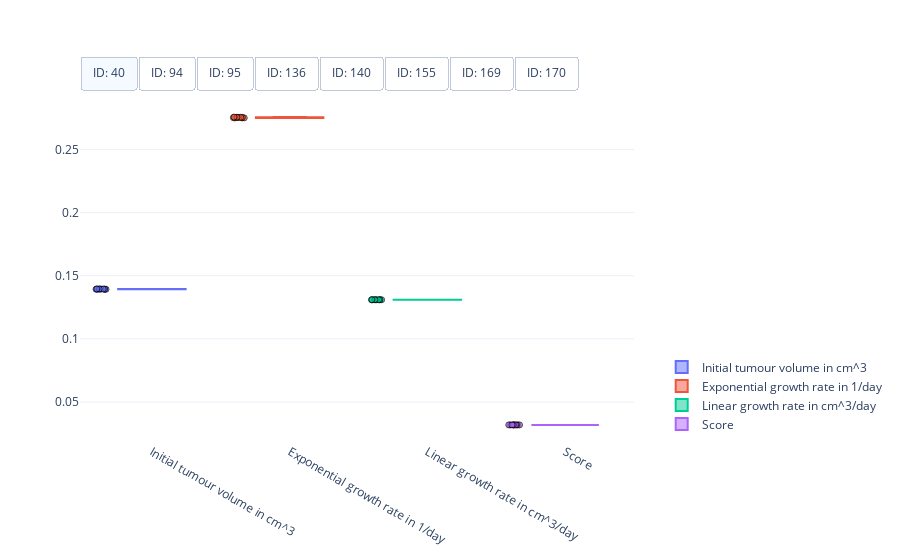

Notebook source saved alongside this figure:
### Code cell
#
# Visualisation of the spread of optimised model parameters for multiple runs from different initial points.
#
# This cell needs the above optimised initial parameter from psi_0=(1, 1, 1) and the five runs from a random initial starting point, and their respective objective function scores, as well as the data
# [mouse_parameters_multi_runs_log_transformed, mouse_scores_multi_runs_log_transformed, data]
#

import plotly.colors
import plotly.graph_objects as go


# Get mouse ids
mouse_ids = data['#ID'].unique()

# Get number of parameters + score (for visualisation)
n_params = mouse_parameters_multi_runs_log_transformed.shape[2] + 1

# Define colorscheme
colors = plotly.colors.qualitative.Plotly[:n_params]

# Get optimised parameters
optimised_parameters = mouse_parameters_multi_runs_log_transformed

# Get optimised parameters
scores = mouse_scores_multi_runs_log_transformed

# Create figure
fig = go.Figure()

# Box plot of optimised model parameters
for index, id_m in enumerate(mouse_ids):
    # Get optimised parameters
    parameters = optimised_parameters[index, ...]

    # Get scores
    score = scores[index, :]

    # Create box plot of for initial tumour volume
    fig.add_trace(
        go.Box(
            y=parameters[:, 0],  
            name="Initial tumour volume in cm^3",
            boxpoints='all',
            jitter=0.2,
            pointpos=-1.5,
            visible=True if index == 0 else False,
            marker=dict(
                symbol='circle',
                opacity=0.7,
                line=dict(color='black', width=1)),
            marker_color=colors[0],
            line_color=colors[0]))

    # Create box plot of for exponential tumour growth
    fig.add_trace(
        go.Box(
            y=parameters[:, 1],  
            name="Exponential growth rate in 1/day",
            boxpoints='all',
            jitter=0.2,
            pointpos=-1.5,
            visible=True if index == 0 else False,
            marker=dict(
                symbol='circle',
                opacity=0.7,
                line=dict(color='black', width=1)),
            marker_color=colors[1],
            line_color=colors[1]))

    # Create box plot of for linear tumour growth
    fig.add_trace(
        go.Box(
            y=parameters[:, 2],  
            name="Linear growth rate in cm^3/day",
            boxpoints='all',
            jitter=0.2,
            pointpos=-1.5,
            visible=True if index == 0 else False,
            marker=dict(
                symbol='circle',
                opacity=0.7,
                line=dict(color='black', width=1)),
            marker_color=colors[2],
            line_color=colors[2]))
    
    # Create box plot of for objective function score
    fig.add_trace(
        go.Box(
            y=score,  
            name="Score",
            boxpoints='all',
            jitter=0.2,
            pointpos=-1.5,
            visible=True if index == 0 else False,
            marker=dict(
                symbol='circle',
                opacity=0.7,
                line=dict(color='black', width=1)),
            marker_color=colors[3],
            line_color=colors[3]))

# Set figure size
fig.update_layout(
    autosize=True,
    template="plotly_white")

# Add switch between mice
fig.update_layout(
    updatemenus=[
        dict(
            type = "buttons",
            direction = "right",
            buttons=list([
                dict(
                    args=[{"visible": [True]*4 + [False]*(4 * 7)}],
                    label="ID: %d" % mouse_ids[0],
                    method="restyle"
                ),
                dict(
                    args=[{"visible": [False]*4 + [True]*4 + [False]*(4 * 6)}],
                    label="ID: %d" % mouse_ids[1],
                    method="restyle"
                ),
                dict(
                    args=[{"visible": [False]*(4 * 2) + [True]*4 + [False]*(4 * 5)}],
                    label="ID: %d" % mouse_ids[2],
                    method="restyle"
                ),
                dict(
                    args=[{"visible": [False]*(4 * 3) + [True]*4 + [False]*(4 * 4)}],
                    label="ID: %d" % mouse_ids[3],
                    method="restyle"
                ),
                dict(
                    args=[{"visible": [False]*(4 * 4) + [True]*4 + [False]*(4 * 3)}],
                    label="ID: %d" % mouse_ids[4],
                    method="restyle"
                ),
                dict(
                    args=[{"visible": [False]*(4 * 5) + [True]*4 + [False]*(4 * 2)}],
                    label="ID: %d" % mouse_ids[5],
                    method="restyle"
                ),
                dict(
                    args=[{"visible": [False]*(4 * 6) + [True]*4 + [False]* 4}],
                    label="ID: %d" % mouse_ids[6],
                    method="restyle"
                ),
                dict(
                    args=[{"visible": [False]*(4 * 7) + [True]*4}],
                    label="ID: %d" % mouse_ids[7],
                    method="restyle"
                )
            ]),
            pad={"r": 0, "t": -10},
            showactive=True,
            x=0.0,
            xanchor="left",
            y=1.1,
            yanchor="top"
        )
    ]
)

# Position legend
fig.update_layout(legend=dict(
    yanchor="bottom",
    y=0.01,
    xanchor="left",
    x=1.05))

# Show figure
fig.show()

### Figure 1 — Plotly figure (JSON) as saved in the notebook; plotly's stock layout.template omitted (floating-point values rounded to 4 significant figures)
{"data": [{"boxpoints": "all", "jitter": 0.2, "line": {"color": "#636EFA"}, "marker": {"color": "#636EFA", "line": {"color": "black", "width": 1}, "opacity": 0.7, "symbol": "circle"}, "name": "Initial tumour volume in cm^3", "pointpos": -1.5, "type": "box", "visible": true, "y": [0.1392, 0.1394, 0.1393, 0.1396, 0.1393, 0.1393, 0.1395, 0.1395, 0.1393, 0.1395]}, {"boxpoints": "all", "jitter": 0.2, "line": {"color": "#EF553B"}, "marker": {"color": "#EF553B", "line": {"color": "black", "width": 1}, "opacity": 0.7, "symbol": "circle"}, "name": "Exponential growth rate in 1/day", "pointpos": -1.5, "type": "box", "visible": true, "y": [0.2756, 0.2753, 0.2755, 0.2749, 0.2754, 0.2754, 0.275, 0.2752, 0.2754, 0.275]}, {"boxpoints": "all", "jitter": 0.2, "line": {"color": "#00CC96"}, "marker": {"color": "#00CC96", "line": {"color": "black", "width": 1}, "opacity": 0.7, "symbol": "circle"}, "name": "Linear growth rate in cm^3/day", "pointpos": -1.5, "type": "box", "visible": true, "y": [0.1309, 0.131, 0.131, 0.131, 0.131, 0.131, 0.131, 0.131, 0.131, 0.131]}, {"boxpoints": "all", "jitter": 0.2, "line": {"color": "#AB63FA"}, "marker": {"color": "#AB63FA", "line": {"color": "black", "width": 1}, "opacity": 0.7, "symbol": "circle"}, "name": "Score", "pointpos": -1.5, "type": "box", "visible": true, "y": [0.03186, 0.03186, 0.03186, 0.03186, 0.03186, 0.03186, 0.03186, 0.03186, 0.03186, 0.03186]}, {"boxpoints": "all", "jitter": 0.2, "line": {"color": "#636EFA"}, "marker": {"color": "#636EFA", "line": {"color": "black", "width": 1}, "opacity": 0.7, "symbol": "circle"}, "name": "Initial tumour volume in cm^3", "pointpos": -1.5, "type": "box", "visible": false, "y": [0.0746, 0.07444, 0.07454, 0.07444, 0.0748, 0.07455, 0.0748, 0.05753, 0.07444, 0.07455]}, {"boxpoints": "all", "jitter": 0.2, "line": {"color": "#EF553B"}, "marker": {"color": "#EF553B", "line": {"color": "black", "width": 1}, "opacity": 0.7, "symbol": "circle"}, "name": "Exponential growth rate in 1/day", "pointpos": -1.5, "type": "box", "visible": false, "y": [0.1654, 0.1694, 0.168, 0.1694, 0.165, 0.1679, 0.165, 390.8, 0.1694, 0.1679]}, {"boxpoints": "all", "jitter": 0.2, "line": {"color": "#00CC96"}, "marker": {"color": "#00CC96", "line": {"color": "black", "width": 1}, "opacity": 0.7, "symbol": "circle"}, "name": "Linear growth rate in cm^3/day", "pointpos": -1.5, "type": "box", "visible": false, "y": [0.02039, 0.02027, 0.02032, 0.02027, 0.02039, 0.02031, 0.02039, 0.01644, 0.02027, 0.02031]}, {"boxpoints": "all", "jitter": 0.2, "line": {"color": "#AB63FA"}, "marker": {"color": "#AB63FA", "line": {"color": "black", "width": 1}, "opacity": 0.7, "symbol": "circle"}, "name": "Score", "pointpos": -1.5, "type": "box", "visible": false, "y": [0.007451, 0.007449, 0.007448, 0.007449, 0.00745, 0.007448, 0.00745, 0.008274, 0.007449, 0.007448]}, {"boxpoints": "all", "jitter": 0.2, "line": {"color": "#636EFA"}, "marker": {"color": "#636EFA", "line": {"color": "black", "width": 1}, "opacity": 0.7, "symbol": "circle"}, "name": "Initial tumour volume in cm^3", "pointpos": -1.5, "type": "box", "visible": false, "y": [0.2211, 0.2211, 0.2211, 0.003398, 0.2211, 0.2211, 0.2211, 0.2211, 0.2211, 0.2211]}, {"boxpoints": "all", "jitter": 0.2, "line": {"color": "#EF553B"}, "marker": {"color": "#EF553B", "line": {"color": "black", "width": 1}, "opacity": 0.7, "symbol": "circle"}, "name": "Exponential growth rate in 1/day", "pointpos": -1.5, "type": "box", "visible": false, "y": [0.05553, 0.05553, 0.05553, 999.1, 0.05553, 0.05553, 0.05553, 0.05553, 0.05553, 0.05553]}, {"boxpoints": "all", "jitter": 0.2, "line": {"color": "#00CC96"}, "marker": {"color": "#00CC96", "line": {"color": "black", "width": 1}, "opacity": 0.7, "symbol": "circle"}, "name": "Linear growth rate in cm^3/day", "pointpos": -1.5, "type": "box", "visible": false, "y": [1000.0, 1000.0, 1000.0, 0.08814, 1000.0, 1000.0, 1000.0, 1000.0, 1000.0, 1000.0]}, {"boxpoints": "all", "jitter": 0.2, "line": {"color": "#AB63FA"}, "marker": {"color": "#AB63FA", "line": {"color": "black", "width": 1}, "opacity": 0.7, "symbol": "circle"}, "name": "Score", "pointpos": -1.5, "type": "box", "visible": false, "y": [0.09932, 0.09932, 0.09932, 0.5376, 0.09932, 0.09932, 0.09932, 0.09932, 0.09932, 0.09932]}, {"boxpoints": "all", "jitter": 0.2, "line": {"color": "#636EFA"}, "marker": {"color": "#636EFA", "line": {"color": "black", "width": 1}, "opacity": 0.7, "symbol": "circle"}, "name": "Initial tumour volume in cm^3", "pointpos": -1.5, "type": "box", "visible": false, "y": [0.1482, 0.149, 0.149, 0.149, 0.1489, 0.1484, 0.1486, 0.1491, 0.1486, 0.149]}, {"boxpoints": "all", "jitter": 0.2, "line": {"color": "#EF553B"}, "marker": {"color": "#EF553B", "line": {"color": "black", "width": 1}, "opacity": 0.7, "symbol": "circle"}, "name": "Exponential growth rate in 1/day", "pointpos": -1.5, "type": "box", "visible": false, "y": [0.0548, 0.05426, 0.05426, 0.05427, 0.05429, 0.05475, 0.05472, 0.05455, 0.05468, 0.05426]}, {"boxpoints": "all", "jitter": 0.2, "line": {"color": "#00CC96"}, "marker": {"color": "#00CC96", "line": {"color": "black", "width": 1}, "opacity": 0.7, "symbol": "circle"}, "name": "Linear growth rate in cm^3/day", "pointpos": -1.5, "type": "box", "visible": false, "y": [0.1268, 0.1288, 0.1288, 0.1288, 0.1288, 0.1269, 0.1267, 0.1269, 0.1268, 0.1288]}, {"boxpoints": "all", "jitter": 0.2, "line": {"color": "#AB63FA"}, "marker": {"color": "#AB63FA", "line": {"color": "black", "width": 1}, "opacity": 0.7, "symbol": "circle"}, "name": "Score", "pointpos": -1.5, "type": "box", "visible": false, "y": [0.04018, 0.04018, 0.04019, 0.04018, 0.04018, 0.04018, 0.04018, 0.04019, 0.04018, 0.04018]}, {"boxpoints": "all", "jitter": 0.2, "line": {"color": "#636EFA"}, "marker": {"color": "#636EFA", "line": {"color": "black", "width": 1}, "opacity": 0.7, "symbol": "circle"}, "name": "Initial tumour volume in cm^3", "pointpos": -1.5, "type": "box", "visible": false, "y": [0.0843, 0.0843, 0.0843, 0.0843, 0.0843, 0.0843, 0.0843, 0.0843, 0.0843, 0.0843]}, {"boxpoints": "all", "jitter": 0.2, "line": {"color": "#EF553B"}, "marker": {"color": "#EF553B", "line": {"color": "black", "width": 1}, "opacity": 0.7, "symbol": "circle"}, "name": "Exponential growth rate in 1/day", "pointpos": -1.5, "type": "box", "visible": false, "y": [0.05413, 0.05413, 0.05413, 0.05413, 0.05413, 0.05413, 0.05413, 0.05413, 0.05413, 0.05413]}, {"boxpoints": "all", "jitter": 0.2, "line": {"color": "#00CC96"}, "marker": {"color": "#00CC96", "line": {"color": "black", "width": 1}, "opacity": 0.7, "symbol": "circle"}, "name": "Linear growth rate in cm^3/day", "pointpos": -1.5, "type": "box", "visible": false, "y": [1000.0, 1000.0, 1000.0, 1000.0, 1000.0, 1000.0, 1000.0, 1000.0, 1000.0, 1000.0]}, {"boxpoints": "all", "jitter": 0.2, "line": {"color": "#AB63FA"}, "marker": {"color": "#AB63FA", "line": {"color": "black", "width": 1}, "opacity": 0.7, "symbol": "circle"}, "name": "Score", "pointpos": -1.5, "type": "box", "visible": false, "y": [0.1459, 0.1459, 0.1459, 0.1459, 0.1459, 0.1459, 0.1459, 0.1459, 0.1459, 0.1459]}, {"boxpoints": "all", "jitter": 0.2, "line": {"color": "#636EFA"}, "marker": {"color": "#636EFA", "line": {"color": "black", "width": 1}, "opacity": 0.7, "symbol": "circle"}, "name": "Initial tumour volume in cm^3", "pointpos": -1.5, "type": "box", "visible": false, "y": [0.1333, 0.1329, 0.1333, 0.1333, 0.1329, 0.001048, 0.1333, 0.1333, 0.1329, 0.1329]}, {"boxpoints": "all", "jitter": 0.2, "line": {"color": "#EF553B"}, "marker": {"color": "#EF553B", "line": {"color": "black", "width": 1}, "opacity": 0.7, "symbol": "circle"}, "name": "Exponential growth rate in 1/day", "pointpos": -1.5, "type": "box", "visible": false, "y": [0.1974, 0.199, 0.1974, 0.1974, 0.199, 5.622, 0.1974, 0.1974, 0.199, 0.199]}, {"boxpoints": "all", "jitter": 0.2, "line": {"color": "#00CC96"}, "marker": {"color": "#00CC96", "line": {"color": "black", "width": 1}, "opacity": 0.7, "symbol": "circle"}, "name": "Linear growth rate in cm^3/day", "pointpos": -1.5, "type": "box", "visible": false, "y": [0.1085, 0.1083, 0.1085, 0.1085, 0.1083, 0.08365, 0.1085, 0.1085, 0.1083, 0.1083]}, {"boxpoints": "all", "jitter": 0.2, "line": {"color": "#AB63FA"}, "marker": {"color": "#AB63FA", "line": {"color": "black", "width": 1}, "opacity": 0.7, "symbol": "circle"}, "name": "Score", "pointpos": -1.5, "type": "box", "visible": false, "y": [0.2589, 0.2589, 0.2589, 0.2589, 0.2589, 0.2879, 0.2589, 0.2589, 0.2589, 0.2589]}, {"boxpoints": "all", "jitter": 0.2, "line": {"color": "#636EFA"}, "marker": {"color": "#636EFA", "line": {"color": "black", "width": 1}, "opacity": 0.7, "symbol": "circle"}, "name": "Initial tumour volume in cm^3", "pointpos": -1.5, "type": "box", "visible": false, "y": [0.1233, 0.1238, 0.1233, 0.1238, 0.1233, 0.1233, 0.1238, 0.1238, 0.1238, 0.1233]}, {"boxpoints": "all", "jitter": 0.2, "line": {"color": "#EF553B"}, "marker": {"color": "#EF553B", "line": {"color": "black", "width": 1}, "opacity": 0.7, "symbol": "circle"}, "name": "Exponential growth rate in 1/day", "pointpos": -1.5, "type": "box", "visible": false, "y": [0.04352, 0.04303, 0.04352, 0.04303, 0.04352, 0.04352, 0.04303, 0.04303, 0.04299, 0.04352]}, {"boxpoints": "all", "jitter": 0.2, "line": {"color": "#00CC96"}, "marker": {"color": "#00CC96", "line": {"color": "black", "width": 1}, "opacity": 0.7, "symbol": "circle"}, "name": "Linear growth rate in cm^3/day", "pointpos": -1.5, "type": "box", "visible": false, "y": [0.0714, 0.073, 0.0714, 0.073, 0.0714, 0.0714, 0.073, 0.073, 0.07319, 0.0714]}, {"boxpoints": "all", "jitter": 0.2, "line": {"color": "#AB63FA"}, "marker": {"color": "#AB63FA", "line": {"color": "black", "width": 1}, "opacity": 0.7, "symbol": "circle"}, "name": "Score", "pointpos": -1.5, "type": "box", "visible": false, "y": [0.002916, 0.002915, 0.002916, 0.002915, 0.002916, 0.002916, 0.002915, 0.002915, 0.002915, 0.002916]}, {"boxpoints": "all", "jitter": 0.2, "line": {"color": "#636EFA"}, "marker": {"color": "#636EFA", "line": {"color": "black", "width": 1}, "opacity": 0.7, "symbol": "circle"}, "name": "Initial tumour volume in cm^3", "pointpos": -1.5, "type": "box", "visible": false, "y": [0.08702, 0.08701, 0.08705, 0.08711, 0.08705, 0.08711, 0.08705, 0.08704, 0.08701, 0.08705]}, {"boxpoints": "all", "jitter": 0.2, "line": {"color": "#EF553B"}, "marker": {"color": "#EF553B", "line": {"color": "black", "width": 1}, "opacity": 0.7, "symbol": "circle"}, "name": "Exponential growth rate in 1/day", "pointpos": -1.5, "type": "box", "visible": false, "y": [0.03618, 0.03619, 0.03617, 0.03612, 0.03617, 0.03612, 0.03617, 0.03618, 0.03618, 0.03617]}, {"boxpoints": "all", "jitter": 0.2, "line": {"color": "#00CC96"}, "marker": {"color": "#00CC96", "line": {"color": "black", "width": 1}, "opacity": 0.7, "symbol": "circle"}, "name": "Linear growth rate in cm^3/day", "pointpos": -1.5, "type": "box", "visible": false, "y": [0.193, 0.1932, 0.1933, 0.1953, 0.1933, 0.1953, 0.1933, 0.1931, 0.1932, 0.1933]}, {"boxpoints": "all", "jitter": 0.2, "line": {"color": "#AB63FA"}, "marker": {"color": "#AB63FA", "line": {"color": "black", "width": 1}, "opacity": 0.7, "symbol": "circle"}, "name": "Score", "pointpos": -1.5, "type": "box", "visible": false, "y": [0.002316, 0.002316, 0.002316, 0.002316, 0.002316, 0.002316, 0.002316, 0.002316, 0.002316, 0.002316]}], "layout": {"autosize": true, "legend": {"x": 1.05, "xanchor": "left", "y": 0.01, "yanchor": "bottom"}, "updatemenus": [{"buttons": [{"args": [{"visible": [true, true, true, true, false, false, false, false, false, false, false, false, false, false, false, false, false, false, false, false, false, false, false, false, false, false, false, false, false, false, false, false]}], "label": "ID: 40", "method": "restyle"}, {"args": [{"visible": [false, false, false, false, true, true, true, true, false, false, false, false, false, false, false, false, false, false, false, false, false, false, false, false, false, false, false, false, false, false, false, false]}], "label": "ID: 94", "method": "restyle"}, {"args": [{"visible": [false, false, false, false, false, false, false, false, true, true, true, true, false, false, false, false, false, false, false, false, false, false, false, false, false, false, false, false, false, false, false, false]}], "label": "ID: 95", "method": "restyle"}, {"args": [{"visible": [false, false, false, false, false, false, false, false, false, false, false, false, true, true, true, true, false, false, false, false, false, false, false, false, false, false, false, false, false, false, false, false]}], "label": "ID: 136", "method": "restyle"}, {"args": [{"visible": [false, false, false, false, false, false, false, false, false, false, false, false, false, false, false, false, true, true, true, true, false, false, false, false, false, false, false, false, false, false, false, false]}], "label": "ID: 140", "method": "restyle"}, {"args": [{"visible": [false, false, false, false, false, false, false, false, false, false, false, false, false, false, false, false, false, false, false, false, true, true, true, true, false, false, false, false, false, false, false, false]}], "label": "ID: 155", "method": "restyle"}, {"args": [{"visible": [false, false, false, false, false, false, false, false, false, false, false, false, false, false, false, false, false, false, false, false, false, false, false, false, true, true, true, true, false, false, false, false]}], "label": "ID: 169", "method": "restyle"}, {"args": [{"visible": [false, false, false, false, false, false, false, false, false, false, false, false, false, false, false, false, false, false, false, false, false, false, false, false, false, false, false, false, true, true, true, true]}], "label": "ID: 170", "method": "restyle"}], "direction": "right", "pad": {"r": 0, "t": -10}, "showactive": true, "type": "buttons", "x": 0, "xanchor": "left", "y": 1.1, "yanchor": "top"}]}}
